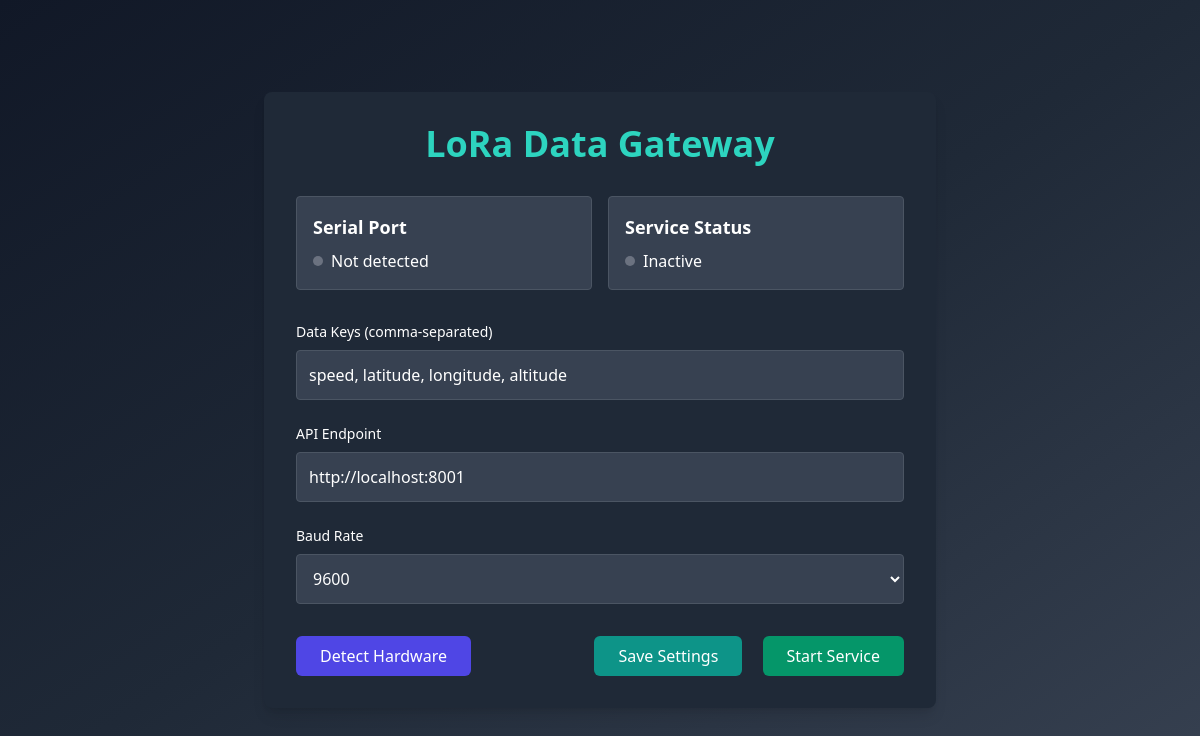
The app's page /, older data.
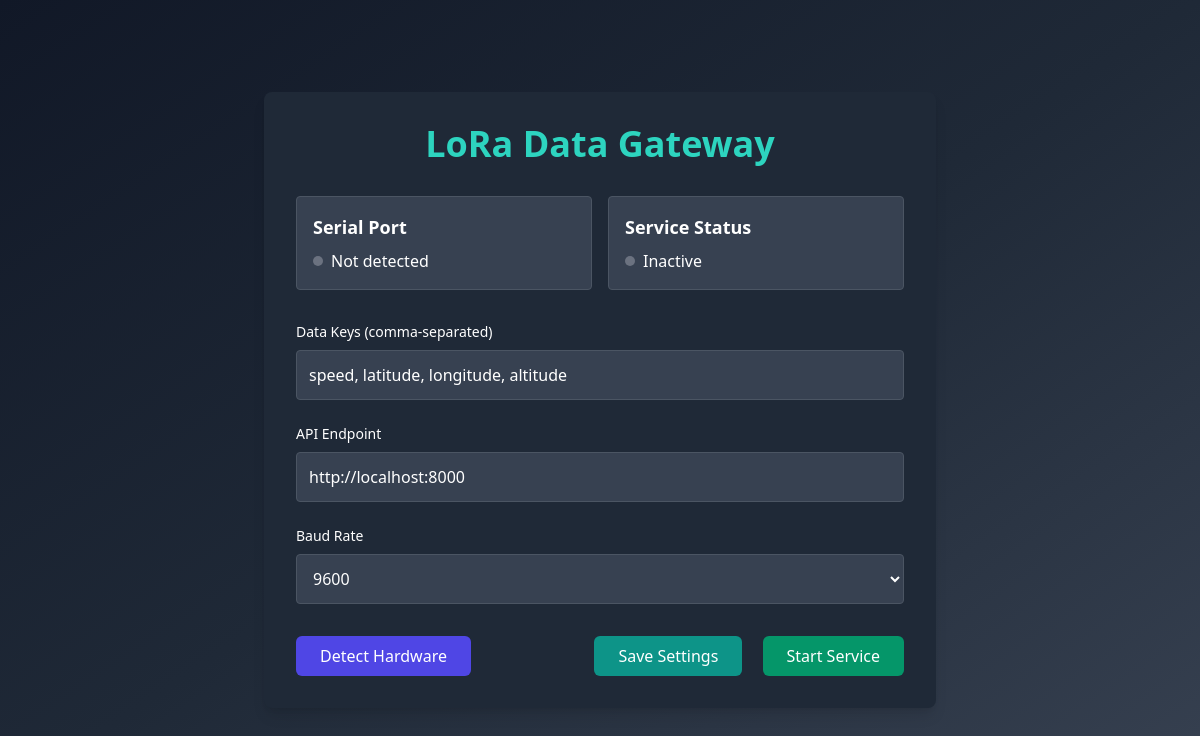
The same page, newer data.
### lora/models.py (models this page shows)
class AppConfig(models.Model):
    exp_keys = models.JSONField(default=list)
    host = models.CharField(max_length=255, default='')
    baud_rate = models.IntegerField(default=9600)
    serial_port = models.CharField(max_length=255, default='')
    class Meta:
        verbose_name = "Application Configuration"
        verbose_name_plural = "Application Configurations"
    @classmethod
    def get_config(cls):
        obj, _ = cls.objects.get_or_create(pk=1)
        return obj

### lora/views.py (the view)
# urls.py: path('', index),  # Default route to start the listener
def index(request):
    config = AppConfig.get_config()
    return render(request, 'index.html', {
        'EXP_KEYS': config.exp_keys,
        'HOST': config.host,
        'BAUD_RATE': config.baud_rate
    })

### templates/index.html (shortened to what this page needs)
<!DOCTYPE html>
<html lang="en">
<head>
    <script src="https://cdn.tailwindcss.com"></script>
</head>
<body class="bg-gradient-to-br from-gray-900 via-gray-800 to-gray-700 text-white font-sans min-h-screen flex items-center justify-center">
<div class="container mx-auto p-8 bg-gray-800 rounded-lg shadow-lg max-w-2xl">
    <h1 class="text-4xl font-bold text-center mb-8 text-teal-400">LoRa Data Gateway</h1>
    <div class="grid grid-cols-2 gap-4 mb-8">
        <div class="border border-gray-600 bg-gray-700 p-4 rounded">
            <h3 class="text-lg font-semibold mb-2">Serial Port</h3>
            <div id="portStatus" class="flex items-center">
                <span class="status-dot mr-2"></span>
                <span id="portValue">Not detected</span>
            </div>
        </div>
        <div class="border border-gray-600 bg-gray-700 p-4 rounded">
            <h3 class="text-lg font-semibold mb-2">Service Status</h3>
            <div id="serviceStatus" class="flex items-center">
                <span class="status-dot mr-2"></span>
                <span>Inactive</span>
            </div>
        </div>
    </div>
    <div class="space-y-6">
        <div>
            <label for="exp_keys" class="block text-sm font-medium mb-2">Data Keys (comma-separated)</label>
            <input id="exp_keys" type="text"
                   value="{{ EXP_KEYS|join:', ' }}"
                   placeholder="temperature,latitude,longitude"
                   class="w-full p-3 rounded bg-gray-700 border border-gray-600 focus:ring-2 focus:ring-teal-500">
        </div>
        <div>
            <label for="host" class="block text-sm font-medium mb-2">API Endpoint</label>
            <input id="host" type="url"
                   value="{{ HOST }}"
                   placeholder="https://api.example.com/lora"
                   class="w-full p-3 rounded bg-gray-700 border border-gray-600 focus:ring-2 focus:ring-teal-500"
                   pattern="https?://.+">
        </div>
        <div>
            <label for="baud_rate" class="block text-sm font-medium mb-2">Baud Rate</label>
            <select id="baud_rate"
                    class="w-full p-3 rounded bg-gray-700 border border-gray-600 focus:ring-2 focus:ring-teal-500">
                <option value="9600" {% if BAUD_RATE == 9600 %}selected{% endif %}>9600</option>
            </select>
        </div>
    </div>
    <div class="flex justify-between mt-8">
        <button onclick="handlePortDetection()"
                class="px-6 py-2 bg-indigo-600 hover:bg-indigo-700 rounded-md transition-colors">
            Detect Hardware
        </button>
        <div class="space-x-4">
            <button onclick="updateConfiguration()"
                    class="px-6 py-2 bg-teal-600 hover:bg-teal-700 rounded-md transition-colors">
                Save Settings
            </button>
            <button onclick="startDataPipeline()"
                    class="px-6 py-2 bg-emerald-600 hover:bg-emerald-700 rounded-md transition-colors">
                Start Service
            </button>
        </div>
    </div>
</div>
</body>
</html>

### templates/index.html (style rules this page uses)
.status-dot { width: 10px; height: 10px; border-radius: 50%; background-color: #6b7280; }

Row changes from the older to the newer data that the page shows:
changed AppConfig "speed, latitude, longitude, altitude": host "http://localhost:8001" → "http://localhost:8000"
